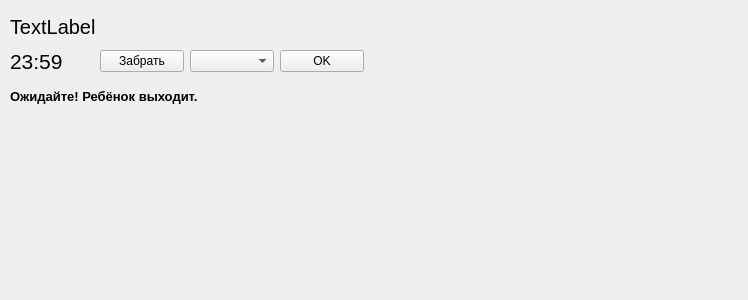
<?xml version="1.0" encoding="UTF-8"?>
<ui version="4.0">
 <class>Form</class>
 <widget class="QWidget" name="Form">
  <property name="geometry">
   <rect>
    <x>0</x>
    <y>0</y>
    <width>748</width>
    <height>300</height>
   </rect>
  </property>
  <property name="windowTitle">
   <string>Form</string>
  </property>
  <widget class="QWidget" name="">
   <property name="geometry">
    <rect>
     <x>10</x>
     <y>10</y>
     <width>354</width>
     <height>102</height>
    </rect>
   </property>
   <layout class="QVBoxLayout" name="verticalLayout">
    <item>
     <widget class="QLabel" name="child_label">
      <property name="font">
       <font>
        <pointsize>15</pointsize>
       </font>
      </property>
      <property name="text">
       <string>TextLabel</string>
      </property>
     </widget>
    </item>
    <item>
     <layout class="QHBoxLayout" name="horizontalLayout">
      <item>
       <widget class="QLabel" name="appLabel">
        <property name="font">
         <font>
          <pointsize>16</pointsize>
          <weight>50</weight>
          <bold>false</bold>
         </font>
        </property>
        <property name="text">
         <string>23:59</string>
        </property>
       </widget>
      </item>
      <item>
       <widget class="QPushButton" name="pushButton">
        <property name="text">
         <string>Забрать</string>
        </property>
       </widget>
      </item>
      <item>
       <widget class="QComboBox" name="time_list">
        <property name="maxVisibleItems">
         <number>4</number>
        </property>
       </widget>
      </item>
      <item>
       <widget class="QPushButton" name="choose_timebutton">
        <property name="text">
         <string>OK</string>
        </property>
       </widget>
      </item>
     </layout>
    </item>
    <item>
     <widget class="QLabel" name="label_alert">
      <property name="font">
       <font>
        <pointsize>10</pointsize>
        <weight>75</weight>
        <bold>true</bold>
       </font>
      </property>
      <property name="text">
       <string>Ожидайте! Ребёнок выходит.</string>
      </property>
     </widget>
    </item>
   </layout>
  </widget>
 </widget>
 <resources/>
 <connections/>
</ui>
